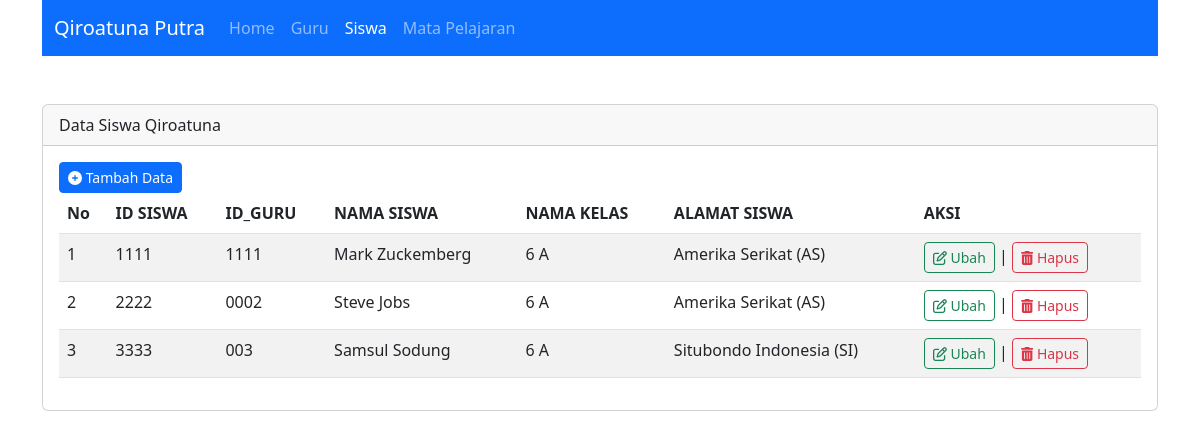
The app's page /index.php?page=siswa with its own data.
### tables this page shows
CREATE TABLE `siswa` (
  `id_siswa` varchar(7) NOT NULL,
  `id_guru` varchar(50) NOT NULL,
  `nama_siswa` varchar(50) NOT NULL,
  `nama_kelas` varchar(50) NOT NULL,
  `alamat_siswa` varchar(100) NOT NULL
);

### config/config_global.php (called while the page is built, shortened)
<?php
function base_url()
{
    $base_url = "http://" . $_SERVER['HTTP_HOST'];
    $base_url .= str_replace(basename($_SERVER['SCRIPT_NAME']), "", $_SERVER['SCRIPT_NAME']);
    return $base_url;
}
?>

### app/siswa/list_siswa.php (the view)
    <br><div class="card">
  <div class="card-header">
    Data Siswa Qiroatuna
  </div>
  <div class="card-body">
  <a class="btn btn-primary btn-sm" href="<?php echo base_url(). 'index.php?page=siswa&act=input'; ?>">
            <i class="fa-solid fa-circle-plus"></i> Tambah Data
        </a>
        <?php
        $query = $db->query("SELECT * FROM siswa");
        ?>
        <table class="table table-striped">
            <thead>
            <tr>
                <th>No</th>
                <th>ID SISWA</th>
                <th>ID_GURU</th>
                <th>NAMA SISWA</th>
                <th>NAMA KELAS</th>
                <th>ALAMAT SISWA</th>
                <th>AKSI</th>
            </tr>
            </thead>
            <tbody>
                <?php
                $no = 1;
                while ($row = $query->fetch_array())
                {
                ?>
                <tr>
                    <td><?= $no++; ?></td>
                    <td><?= $row ['id_siswa']; ?></td>
                    <td><?= $row ['id_guru']; ?></td>
                    <td><?= $row ['nama_siswa']; ?></td>
                    <td><?= $row ['nama_kelas']; ?></td>
                    <td><?= $row ['alamat_siswa']; ?></td>
                    <td>
                        <a class="btn btn-outline-success btn-sm" href="<?php base_url(); ?>index.php?page=siswa&act=edit&id_siswa=<?php echo $row['id_siswa']; ?>"> <i class="fa-regular fa-pen-to-square"></i> Ubah</a> |
                        <a class="btn btn-outline-danger btn-sm" href="<?php base_url(); ?>index.php?page=siswa&act=hapus&id_siswa=<?php echo $row['id_siswa']; ?>"> <i class="fa-solid fa-trash-can"></i> Hapus</a>
                    </td>
                </tr>
                <?php
                }
                ?>
            </tbody>
        </table>
  </div>
</div>

### index.php (shortened to what this page needs)
<?php
require "config/config_global.php";
?>
<!DOCTYPE html>
<html lang="en">
<head>
    <link href="https://cdn.jsdelivr.net/npm/bootstrap@5.3.0/dist/css/bootstrap.min.css" rel="stylesheet">
    <link rel="stylesheet" href="assets/fontawesome/css/all.min.css">
</head>
<body>
    <div class="container">
    <nav class="navbar bg-primary navbar-expand-lg" data-bs-theme="dark">
  <div class="container-fluid">
    <a class="navbar-brand" href="#">Qiroatuna Putra</a>
    <div class="collapse navbar-collapse" id="navbarNav">
      <ul class="navbar-nav">
        <li class="nav-item">
          <a class="nav-link <?php echo !isset($_GET['page']) ? 'active' : ''; ?>" aria-current="page" href="<?php echo base_url(); ?>">Home</a>
        </li>
        <li class="nav-item">
          <a class="nav-link <?php echo isset($_GET['page']) && $_GET['page'] == 'guru' ? 'active' : ''; ?>" aria-current="page"  href="<?php echo base_url()."index.php?page=guru" ?>">Guru</a>
        </li>
        <li class="nav-item">
          <a class="nav-link  <?php echo isset($_GET['page']) && $_GET['page'] == 'siswa' ? 'active' : ''; ?>" aria-current="page" href="<?php echo base_url()."index.php?page=siswa" ?> ">Siswa</a>
        </li>
        <li class="nav-item">
          <a class="nav-link <?php echo isset($_GET['page']) && $_GET['page'] == 'mapel' ? 'active' : ''; ?>" aria-current="page" href="<?php echo base_url()."index.php?page=mapel" ?>">Mata Pelajaran</a>
        </li>
      </ul>
    </div>
  </div>
</nav><br>
<?php include "content.php"; ?>
    </div>
</body>
</html>

### content.php (shortened to what this page needs)
<?php
if (!isset($_GET['page'])) {
?>
  <div class="card">
          <div class="card-header">
            Beranda
          </div>
          <div class="card-body">
            <h5 class="card-title">Selamat Datang Di My Web</h5>
            <p class="card-text">Silahkan klik menu di atas, untuk mengelola konten.</p>
          </div>
        </div>
<?php
} else {
    $page = $_GET['page'];
    $rootFolder = 'app/';
    $ext = ".php";
    if (!isset($_GET['act'])) {
        $end_point = '/list_';
        include $rootFolder . $page . $end_point . $page . $ext;
    }
}
?>

### records on screen
siswa: id_siswa "1111", id_guru "1111", nama_siswa "Mark Zuckemberg", nama_kelas "6 A", alamat_siswa "Amerika Serikat (AS)"
siswa: id_siswa "2222", id_guru "0002", nama_siswa "Steve Jobs", nama_kelas "6 A", alamat_siswa "Amerika Serikat (AS)"
siswa: id_siswa "3333", id_guru "003", nama_siswa "Samsul Sodung", nama_kelas "6 A", alamat_siswa "Situbondo Indonesia (SI)"
